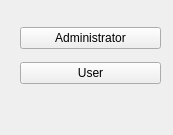
<?xml version="1.0" encoding="UTF-8"?>
<ui version="4.0">
 <class>EnterForm</class>
 <widget class="QWidget" name="EnterForm">
  <property name="geometry">
   <rect>
    <x>0</x>
    <y>0</y>
    <width>173</width>
    <height>135</height>
   </rect>
  </property>
  <property name="windowTitle">
   <string>Form</string>
  </property>
  <widget class="QWidget" name="">
   <property name="geometry">
    <rect>
     <x>20</x>
     <y>20</y>
     <width>141</width>
     <height>71</height>
    </rect>
   </property>
   <layout class="QVBoxLayout" name="verticalLayout">
    <item>
     <widget class="QPushButton" name="adminButton">
      <property name="text">
       <string>Administrator</string>
      </property>
     </widget>
    </item>
    <item>
     <widget class="QPushButton" name="UserButton">
      <property name="text">
       <string>User</string>
      </property>
     </widget>
    </item>
   </layout>
  </widget>
 </widget>
 <resources/>
 <connections/>
</ui>
